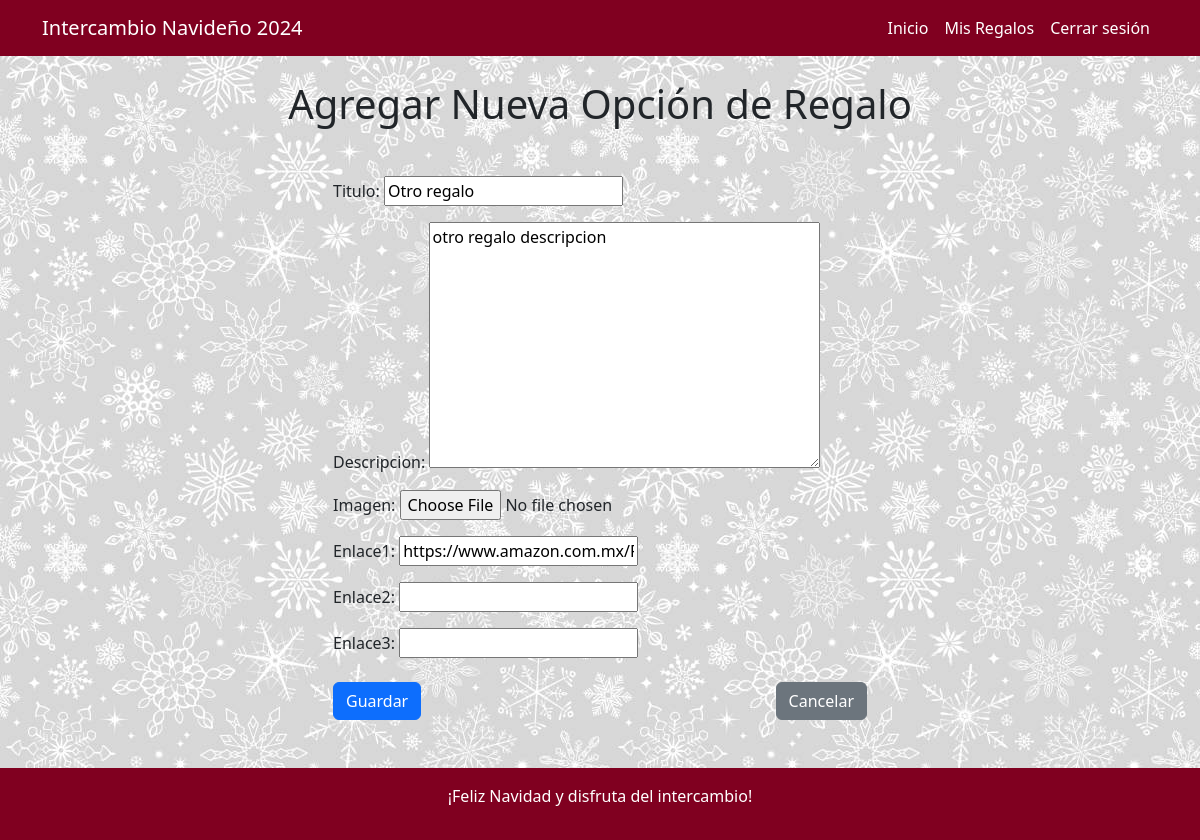
The page /regalos/3/editar/ (signed in) on the database as committed earlier.
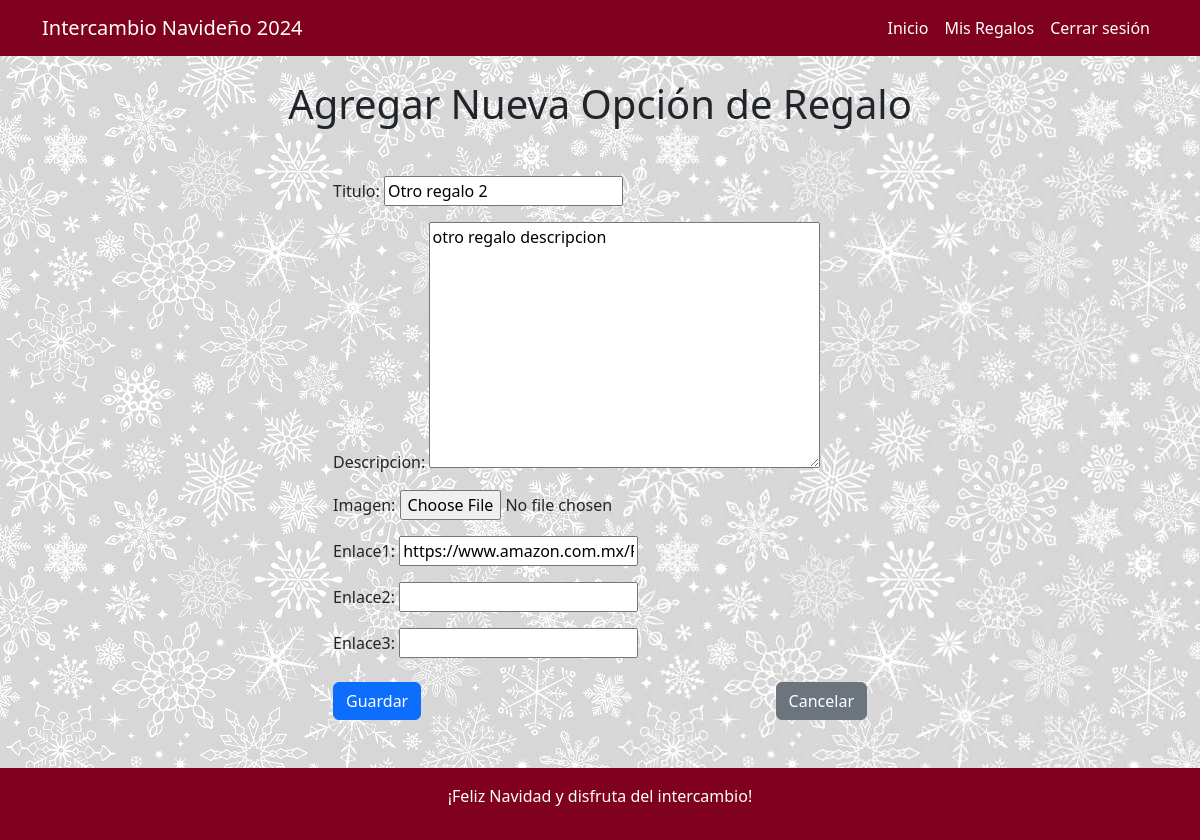
The same page on the database as committed later.
### regalos/models.py (models this page shows, shortened)
class Regalo(models.Model):
    participante = models.ForeignKey(Participante, on_delete=models.CASCADE)  # Cada regalo pertenece a un participante
    titulo = models.CharField(max_length=255)
    descripcion = models.TextField()
    imagen = models.ImageField(upload_to='regalos/', null=True, blank=True)
    enlace1 = models.URLField(blank=True)
    enlace2 = models.URLField(blank=True)
    enlace3 = models.URLField(blank=True)
    fecha_creacion = models.DateTimeField(auto_now_add=True)
    fecha_modificacion = models.DateTimeField(auto_now=True)

### regalos/views.py (the view)
# urls.py: path('regalos/<int:regalo_id>/editar/', views.editar_regalo, name='editar_regalo'),
@login_required(login_url='/login/')
def editar_regalo(request, regalo_id):
    regalo = get_object_or_404(Regalo, id=regalo_id)
    if regalo.participante.usuario != request.user:
        return redirect('opciones_regalo')  # Redirigir si no es el propietario
    if request.method == 'POST':
        form = RegaloForm(request.POST, request.FILES, instance=regalo)
        if form.is_valid():
            form.save()
            return redirect('opciones_regalo')
    else:
        form = RegaloForm(instance=regalo)
    return render(request, 'form_regalo.html', {'form': form})

### regalos/views.py
class RegaloForm(ModelForm):
    class Meta:
        model = Regalo
        fields = ['titulo', 'descripcion', 'imagen', 'enlace1', 'enlace2', 'enlace3']

### regalos/templates/form_regalo.html (shortened to what this page needs)
{% extends 'base.html' %}
{% block content %}
<div class="container mt-4">
    <h1 class="text-center">Agregar Nueva Opción de Regalo</h1>
    <div class="row justify-content-center mt-5">
        <div class="col-md-6 form-container">
            <form method="post" enctype="multipart/form-data">
                {{ form.as_p }}
                <div class="d-flex justify-content-between mt-4">
                    <button type="submit" class="btn btn-primary">Guardar</button>
                    <a href="{% url 'opciones_regalo' %}" class="btn btn-secondary">Cancelar</a>
                </div>
            </form>
        </div>
    </div>
</div>
{% endblock %}

Rows that differ between the two databases and show on the page:
changed Regalo "otro regalo descripcion": titulo "Otro regalo" → "Otro regalo 2"
